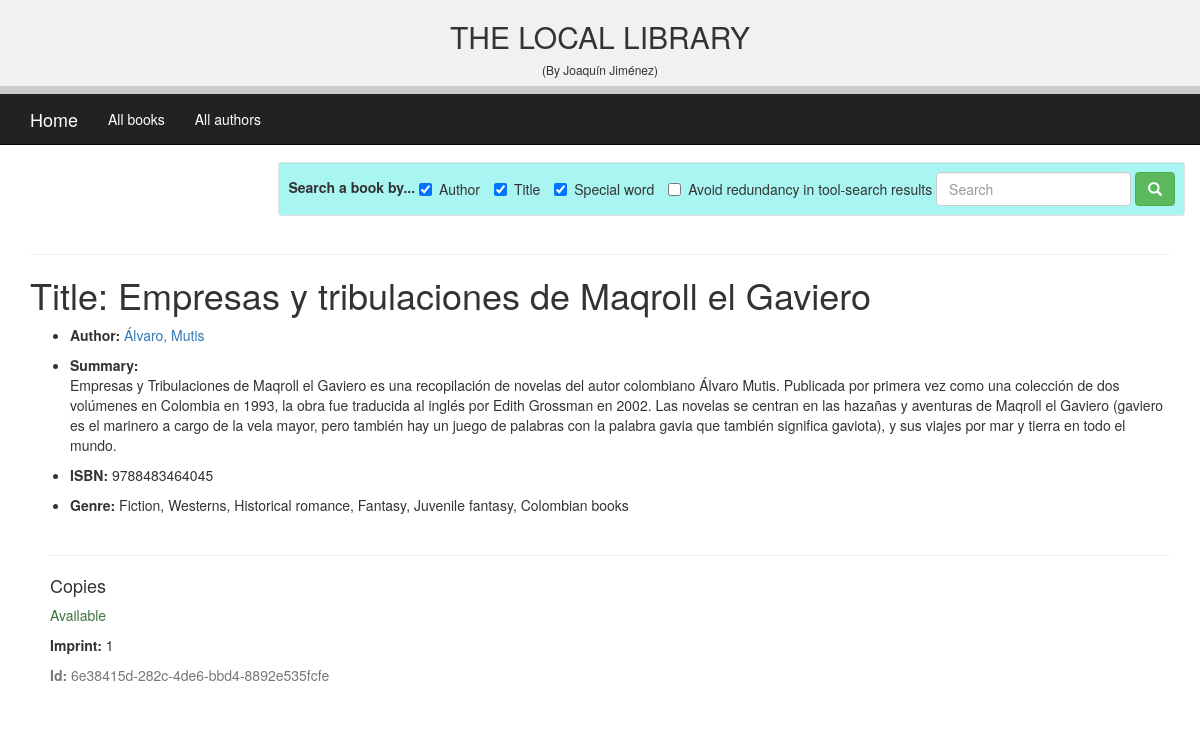
/catalog/book/1, run on the app's committed database.
### catalog/models.py (models this page shows, shortened)
class Book(models.Model):
    title = models.CharField(max_length=200)
    author = models.ForeignKey('Author', on_delete=models.SET_NULL, null=True)
    summary = models.TextField(max_length=1000, help_text='Enter a brief description of the book')
    isbn = models.CharField('ISBN', max_length=13, help_text='13 Character <a href="https://www.isbn-international.org/content/what-isbn">ISBN number</a>')
    genre = models.ManyToManyField(Genre, help_text='Select a genre for this book')
    def display_genre(self):
            """Create a string for the Genre. This is required to display genre in Admin."""
            return ', '.join(genre.name for genre in self.genre.all()[:3])
    display_genre.short_description = 'Genre'

class Author(models.Model):
    first_name = models.CharField(max_length=100)
    last_name = models.CharField(max_length=100)
    date_of_birth = models.DateField(null=True, blank=True)
    date_of_death = models.DateField('Died', null=True, blank=True)
    class Meta:
        ordering = ['last_name', 'first_name']
    def __str__(self):
        return f'{self.last_name}, {self.first_name}'

class Genre(models.Model):
    name = models.CharField(max_length=200, help_text='Enter a book genre (e.g. Science Fiction)')
    def __str__(self):
        return self.name

class BookInstance(models.Model):
    id = models.UUIDField(primary_key=True, default=uuid.uuid4, help_text='Unique ID for this particular book across whole library')
    book = models.ForeignKey('Book', on_delete=models.SET_NULL, null=True)
    imprint = models.CharField(max_length=200)
    due_back = models.DateField(null=True, blank=True)
    LOAN_STATUS = (
        ('m', 'Maintenance'),
        ('o', 'On loan'),
        ('a', 'Available'),
        ('r', 'Reserved'),
    )
    status = models.CharField(
        max_length=1,
        choices=LOAN_STATUS,
        blank=True,
        default='m',
        help_text='Book availability',
    )
    class Meta:
        ordering = ['due_back']

### catalog/views.py (the view)
# urls.py: path('book/<int:pk>', views.BookDetailView.as_view(), name='book-detail'),
class BookDetailView(generic.DetailView):
    model = Book
    context_object_name = 'generic_detailed_book'
    template_name = 'book_detail/generic_view_book_detail_template.html'

### catalog/templates/book_detail/generic_view_book_detail_template.html (shortened to what this page needs)
{% extends "base_generic.html" %}
{% block content %}
  <hr>
  <h1>Title: {{ generic_detailed_book.title }}</h1>
  <ul>
  	<li><p><strong>Author:</strong> <a href="{% url 'author-detail' generic_detailed_book.author.pk %}">{{ generic_detailed_book.author }}</a></p></li>
  	<li><strong>Summary:</strong></li> <p>{{ generic_detailed_book.summary }}</p>
  	<li><p><strong>ISBN:</strong> {{ generic_detailed_book.isbn }}</p></li>
  	<li><p><strong>Genre:</strong> {% for genre in generic_detailed_book.genre.all %} {{ genre }}{% if not forloop.last %}, {% endif %}{% endfor %}</p></li>
  </ul>
  <div style="margin-left:20px;margin-top:40px">
  	<hr>
    <h4>Copies</h4>
    {% for copy in generic_detailed_book.bookinstance_set.all %}
      <p class="{% if copy.status == 'a' %}text-success{% elif copy.status == 'm' %}text-danger{% else %}text-warning{% endif %}">{{ copy.get_status_display }}</p>
      <p><strong>Imprint:</strong> {{copy.imprint}}</p>
      <p class="text-muted"><strong>Id:</strong> {{copy.id}}</p>
    {% endfor %}
  </div>
{% endblock %}

### data on the page
Book: title "Empresas y tribulaciones de Maqroll el Gaviero", author "Álvaro, Mutis", summary "Empresas y Tribulaciones de Maqroll el Gaviero es una recopilación de novelas del autor colombiano Álvaro Mutis. Publicada por primera vez como una colección de dos volúmenes en Colombia en 1993, la obra fue traducida al inglés por Edith Grossman en 2002. Las novelas se centran en las hazañas y aventuras de Maqroll el Gaviero (gaviero es el marinero a cargo de la vela mayor, pero también hay un juego de palabras con la palabra gavia que también significa gaviota), y sus viajes por mar y tierra en todo el mundo.", isbn "9788483464045"
Genre: name "Fiction"
Genre: name "Westerns"
Genre: name "Historical romance"
Genre: name "Fantasy"
Genre: name "Juvenile fantasy"
Genre: name "Colombian books"
BookInstance: status "Available", imprint "1", id "6e38415d-282c-4de6-bbd4-8892e535fcfe"
